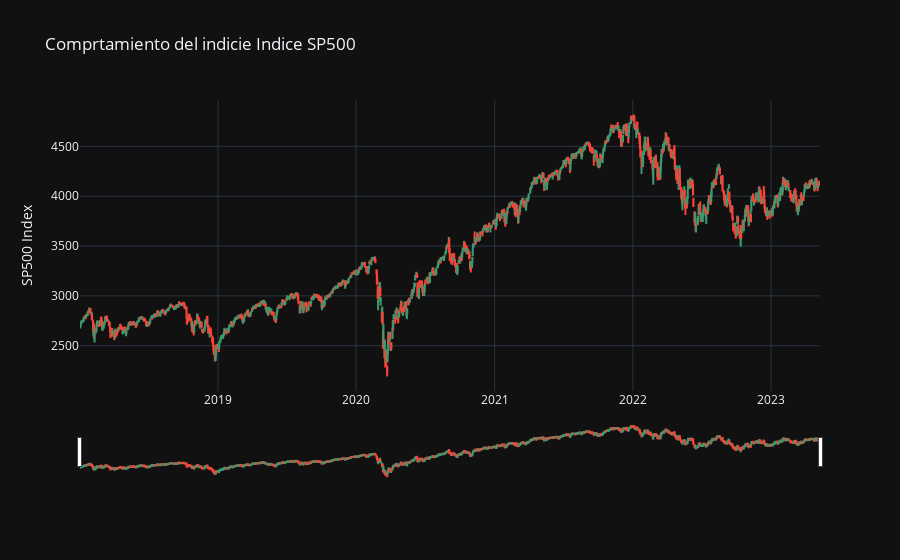

Write notebook code for a chart like this one.
### Code cell
df = sp500_df.copy().reset_index()
fig = go.Figure(data=[go.Candlestick(x=df['Date'],
                                     open=df['Open'],
                                     high=df['High'],
                                     low=df['Low'],
                                     close=df['Close'])])
fig.update_layout(
    title='Comprtamiento del indicie Indice SP500',
    yaxis_title='SP500 Index',
)


fig.show()

### Figure 1 — Plotly figure (JSON) as saved in the notebook; plotly's stock layout.template omitted (floating-point values rounded to 4 significant figures; data arrays with more than 128 entries replaced by an {"elided": "..."} marker saying what was removed)
{"data": [{"close": {"elided": "1348 float values"}, "high": {"elided": "1348 float values"}, "low": {"elided": "1348 float values"}, "open": {"elided": "1348 float values"}, "x": {"elided": "1348 str values"}, "type": "candlestick"}], "layout": {"title": {"text": "Comprtamiento del indicie Indice SP500"}, "yaxis": {"title": {"text": "SP500 Index"}}}}
